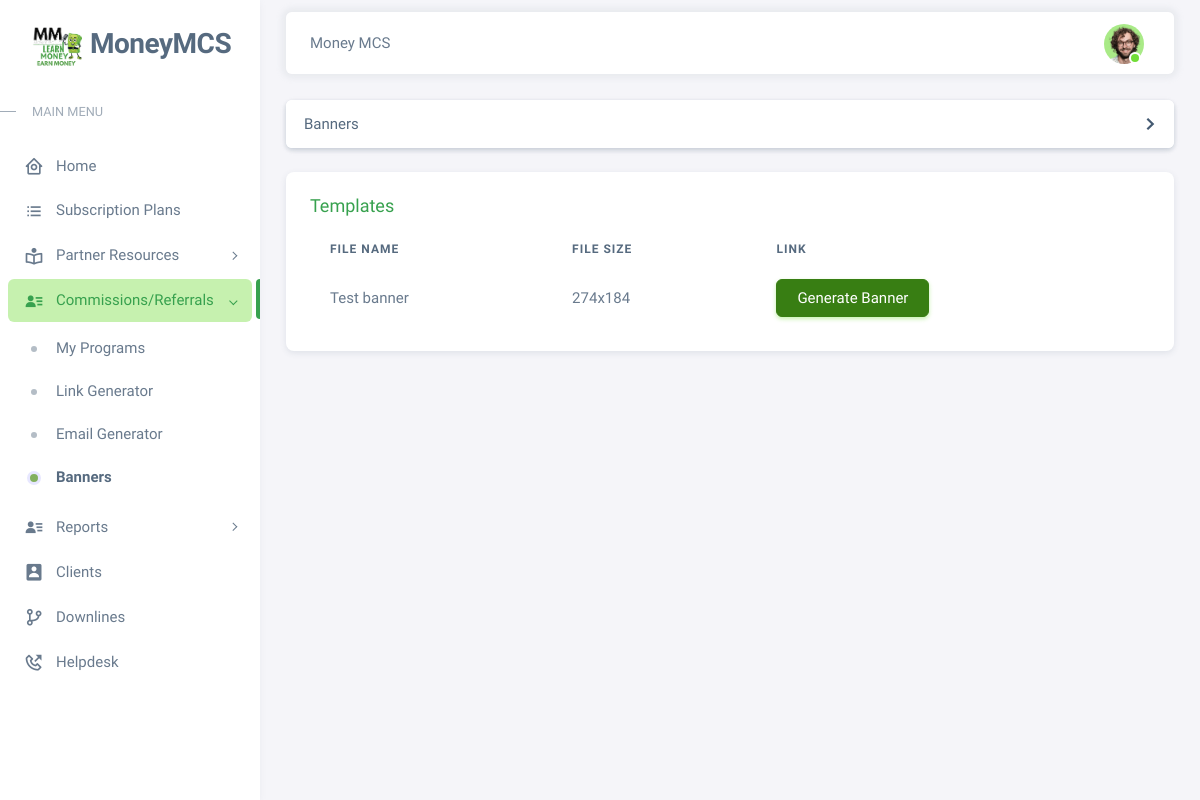
The page /pages/banners.php (signed in) on the database its author committed.
### tables this page shows
CREATE TABLE `users` (
  `id` int(11) NOT NULL,
  `regcode` varchar(50) NOT NULL,
  `moneymcid` varchar(50) NOT NULL,
  `email` varchar(200) NOT NULL,
  `password` varchar(60) NOT NULL,
  `type` int(1) NOT NULL,
  `level` varchar(50) NOT NULL,
  `firstname` varchar(50) NOT NULL,
  `lastname` varchar(50) NOT NULL,
  `address` text NOT NULL,
  `contact_info` varchar(100) NOT NULL,
  `photo` varchar(200) NOT NULL,
  `status` int(1) NOT NULL,
  `activate_code` varchar(15) NOT NULL,
  `reset_code` varchar(15) NOT NULL,
  `created_on` date NOT NULL,
  `last_login` date NOT NULL,
  `ip` varchar(50) NOT NULL,
  `last_login_ip` varchar(50) NOT NULL
);

CREATE TABLE `resources` (
  `id` int(11) NOT NULL,
  `filenames` text NOT NULL,
  `resources` varchar(255) NOT NULL,
  `category` varchar(255) NOT NULL,
  `type` varchar(50) NOT NULL,
  `status` int(5) NOT NULL,
  `date_added` date NOT NULL
);

### pages/includes/session.php (called while the page is built, shortened)
<?php
	include '../includes/conn.php';
	$conn = $pdo->open();
	$stmt = $conn->prepare("SELECT * FROM users WHERE id=:id");
	$stmt->execute(['id'=>$_SESSION['agent']]);
	$agent = $stmt->fetch();
?>

### pages/banners.php (the view, shortened to what this page needs)
<?php
  include 'includes/session.php';
?>
<!DOCTYPE html>
<html
  lang="en"
  class="light-style layout-menu-fixed"
  dir="ltr"
  data-theme="theme-default"
  data-assets-path="../assets/"
  data-template="vertical-menu-template-free"
>
  <head>
    <?php include 'includes/headers.php'; ?>
  </head>
  <body>
    <div class="layout-wrapper layout-content-navbar">
      <div class="layout-container">
        <aside id="layout-menu" class="layout-menu menu-vertical menu bg-menu-theme">
          <div class="app-brand demo">
            <a href="#" class="app-brand-link">
              <span class="app-brand-logo demo">
                <img aria-hidden="true" class="object-contain w-full h-full" src="../assets/img/earnmoney.png" width="50">
              </span>
              <span class="app-brand-text demo menu-text fw-bolder ms-2">MoneyMCS</span>
            </a>
          </div>
          <li class="menu-header small text-uppercase">
            <span class="menu-header-text">Main Menu</span>
          </li>
          <ul class="menu-inner py-1">
            <li class="menu-item ">
              <a href="home" class="menu-link">
                <i class="menu-icon tf-icons bx bx-home-circle"></i>
                <div data-i18n="Analytics">Home</div>
              </a>
            </li>
            <li class="menu-item ">
              <a href="subscriptions" class="menu-link">
                <i class='menu-icon tf-icons bx bx-list-ul'></i>
                <div data-i18n="Analytics">Subscription Plans</div>
              </a>
            </li>
            <li class="menu-item" style="">
              <a href="javascript:void(0)" class="menu-link menu-toggle">
              <i class='menu-icon tf-icons bx bx-book-reader'></i>
                <div data-i18n="">Partner Resources</div>
              </a>
            </li>
            <li class="menu-item open active">
              <a href="javascript:void(0)" class="menu-link menu-toggle">
                <i class='menu-icon tf-icons bx bxs-user-detail'></i>
                <div data-i18n="">Commissions/Referrals</div>
              </a>
              <ul class="menu-sub">
                <li class="menu-item">
                  <a href="programs" class="menu-link">
                    <div data-i18n="">My Programs</div>
                  </a>
                </li>
                <li class="menu-item">
                    <a href="linkgenerator" class="menu-link">
                    <div data-i18n="">Link Generator</div>
                    </a>
                </li>
                <li class="menu-item">
                    <a href="emailtemplates" class="menu-link">
                    <div data-i18n="">Email Generator</div>
                    </a>
                </li>
                <li class="menu-item active">
                    <a href="banners" class="menu-link">
                    <div data-i18n="">Banners</div>
                    </a>
                </li>
              </ul>
            </li>
            <li class="menu-item" style="">
              <a href="javascript:void(0)" class="menu-link menu-toggle">
                <i class='menu-icon tf-icons bx bxs-user-detail'></i>
                <div data-i18n="">Reports </div>
              </a>
            </li>
            <li class="menu-item">
              <a href="clients" class="menu-link">
                <i class='menu-icon tf-icons bx bxs-user-rectangle'></i>
                <div data-i18n="Basic">Clients</div>
              </a>
            </li>
            <li class="menu-item">
              <a href="downlines" class="menu-link">
                <i class='menu-icon tf-icons bx bx-git-branch'></i>
                <div data-i18n="Basic">Downlines</div>
              </a>
            </li>
            <li class="menu-item">
              <a href="contacts" class="menu-link">
                <i class='menu-icon tf-icons bx bx-phone-outgoing'></i>
                <div data-i18n="Basic">Helpdesk</div>
              </a>
            </li>
          </ul>
        </aside>
        <div class="layout-page">
          <nav
            class="layout-navbar container-xxl navbar navbar-expand-xl navbar-detached align-items-center bg-navbar-theme"
            id="layout-navbar"
          >
            <div class="navbar-nav-right d-flex align-items-center" id="navbar-collapse">
              <div class="navbar-nav align-items-center">
                <div class="nav-item d-flex align-items-center">
                  Money MCS
                </div>
              </div>
              <ul class="navbar-nav flex-row align-items-center ms-auto">
                <li class="nav-item navbar-dropdown dropdown-user dropdown">
                  <a class="nav-link dropdown-toggle hide-arrow" href="javascript:void(0);" data-bs-toggle="dropdown">
                    <div class="avatar avatar-online">
                        <img src="<?php echo (!empty($agent['photo'])) ? '../images/'.$agent['photo'] : '../images/default.png'; ?>" class="w-px-40 h-auto rounded-circle">
                    </div>
                  </a>
                </li>
              </ul>
            </div>
          </nav>
          <div class="content-wrapper">
            <div class="container-xxl flex-grow-1 container-p-y">
                <div class="row">
                  <div class="col-lg-12 mb-4 order-0">
                    <div class="card">
                      <div class="card accordion-item active">
                        <h2 class="accordion-header" id="headingOne">
                          <button type="button" class="accordion-button collapsed" data-bs-toggle="collapse" data-bs-target="#accordionOne" aria-expanded="true" aria-controls="accordionOne">
                            Banners
                          </button>
                        </h2>
                      </div>
                    </div>
                  </div>
                </div>
                <div class="row">
                  <div class="col-lg-12 mb-4 order-0">
                    <div class="card">
                      <div class="d-flex align-items-end">
                        <div class="col-sm-12">
                          <div class="card-body">
                            <h5 class="card-title text-primary">Templates</h5>
                            <div class="table-responsive text-nowrap">
                              <table id="" class="table table-borderless">
                                <thead>
                                  <th>File Name</th>
                                  <th>File Size</th>
                                  <th>Link</th>
                                </thead>
                                <tbody>
                                  <?php
                                    $conn = $pdo->open();
                                    try{
                                      $stmt = $conn->prepare("SELECT * FROM resources WHERE status=:status AND category=:category");
                                      $stmt->execute(['status'=>1, 'category'=>'Banners']);
                                      foreach($stmt as $row){
                                          $imgsize_arr = getimagesize("../images/".$row['filenames']);
                                          $img_width = $imgsize_arr[0];
                                          $img_height = $imgsize_arr[1];
                                        echo "
                                          <tr>
                                            <td>".$row['resources']."</td>
                                            <td>".$img_width.'x'.$img_height."</td>
                                            <td>
                                            <button type='button' class='btn btn-success generatebanner' data-id='".$row['id']."'>
                                                Generate Banner
                                            </button>
                                            </td>
                                          </tr>
                                        ";
                                      }
                                    }
                                    catch(PDOException $e){
                                      echo $e->getMessage();
                                    }
                                  ?>
                                </tbody>
                              </table>
                            </div>
                          </div>
                        </div>
                      </div>
                    </div>
                  </div>
                </div>
            </div>
            <footer class="content-footer footer bg-footer-theme">
              <div class="container-xxl d-flex flex-wrap justify-content-between py-2 flex-md-row flex-column">
              </div>
            </footer>
          </div>
        </div>
      </div>
    </div>
  </body>
</html>

### assets/css/demo.css (style rules this page uses)
.menu .app-brand.demo { height: 64px; margin-top: 12px; }
.app-brand-text.demo { font-size: 1.75rem; letter-spacing: -0.5px; text-transform: capitalize; }

### rows shown on the page
users: photo (picture)
resources: resources "Test banner", filenames "274", filenames "184"
